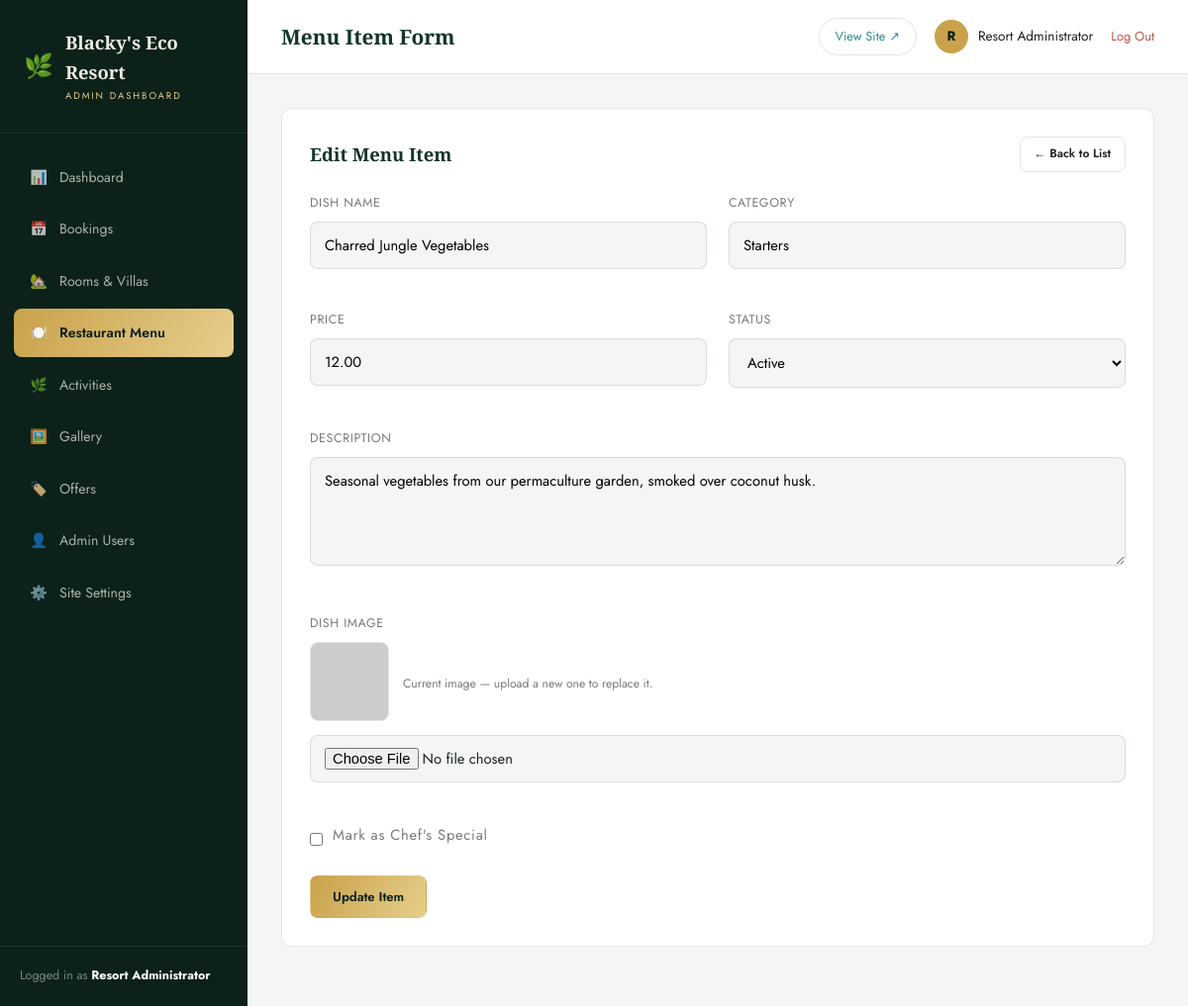
/admin/menu_form.php?id=2 (signed in), run on the app's committed database.
### tables this page shows
CREATE TABLE settings (
  id INT PRIMARY KEY DEFAULT 1,
  site_name VARCHAR(150) NOT NULL DEFAULT "Blacky's Eco Resort",
  tagline VARCHAR(255) NOT NULL DEFAULT 'Barefoot Luxury. Untouched Nature.',
  phone VARCHAR(40) DEFAULT '+1 555 200 3000',
  whatsapp_number VARCHAR(40) DEFAULT '15552003000',
  email VARCHAR(150) DEFAULT 'stay@blackysecoresort.com',
  address VARCHAR(255) DEFAULT 'Isla Verde Coastal Reserve, Costa Esmeralda',
  logo VARCHAR(255) DEFAULT '',
  hero_video VARCHAR(255) DEFAULT '',
  facebook VARCHAR(255) DEFAULT '#',
  instagram VARCHAR(255) DEFAULT '#',
  twitter VARCHAR(255) DEFAULT '#',
  latitude DECIMAL(10,7) DEFAULT 9.9280900,
  longitude DECIMAL(10,7) DEFAULT -84.0907400,
  currency VARCHAR(5) NOT NULL DEFAULT '$',
  meta_description VARCHAR(300) DEFAULT "Blacky's Eco Resort — a barefoot-luxury rainforest and lagoon retreat with treehouse villas, overwater suites and farm-to-table dining.",
  meta_keywords VARCHAR(300) DEFAULT 'eco resort, luxury resort, treehouse villa, sustainable travel, rainforest resort',
  updated_at DATETIME NOT NULL DEFAULT CURRENT_TIMESTAMP ON UPDATE CURRENT_TIMESTAMP
);

CREATE TABLE menu_items (
  id INT AUTO_INCREMENT PRIMARY KEY,
  category VARCHAR(60) NOT NULL,
  name VARCHAR(150) NOT NULL,
  description TEXT,
  price DECIMAL(8,2) NOT NULL DEFAULT 0,
  image VARCHAR(255),
  is_special TINYINT(1) NOT NULL DEFAULT 0,
  status ENUM('active','inactive') NOT NULL DEFAULT 'active',
  created_at DATETIME NOT NULL DEFAULT CURRENT_TIMESTAMP
);

### includes/functions.php (called while the page is built, shortened)
<?php
require_once __DIR__ . '/db.php';
function e(?string $value): string
{
    return htmlspecialchars((string)$value, ENT_QUOTES, 'UTF-8');
}
function get_settings(): array
{
    static $settings = null;
    if ($settings === null) {
        $pdo = get_pdo();
        $stmt = $pdo->query('SELECT * FROM settings WHERE id = 1 LIMIT 1');
        $settings = $stmt->fetch() ?: [];
    }
    return $settings;
}
function resolve_image(?string $value, string $subfolder): string
{
    if (str_starts_with($value, 'http://') || str_starts_with($value, 'https://')) {
        return $value;
    }
    return UPLOAD_URL . '/' . $subfolder . '/' . $value;
}

### includes/auth.php (called while the page is built, shortened)
<?php
require_once __DIR__ . '/functions.php';
function admin_logged_in(): bool
{
    return !empty($_SESSION['admin_id']);
}
function current_admin(): ?array
{
    static $admin = null;
    if ($admin === null) {
        $stmt = get_pdo()->prepare('SELECT id, name, username, email, role FROM admins WHERE id = :id');
        $stmt->execute(['id' => $_SESSION['admin_id']]);
        $admin = $stmt->fetch();
    }
    return $admin;
}

### includes/db.php (called while the page is built, shortened)
<?php
function get_pdo(): PDO
{
    static $pdo = null;
    if ($pdo === null) {
        $dsn = 'mysql:host=' . DB_HOST . ';dbname=' . DB_NAME . ';charset=' . DB_CHARSET;
        try {
            $pdo = new PDO($dsn, DB_USER, DB_PASS, [
                PDO::ATTR_ERRMODE            => PDO::ERRMODE_EXCEPTION,
                PDO::ATTR_DEFAULT_FETCH_MODE => PDO::FETCH_ASSOC,
                PDO::ATTR_EMULATE_PREPARES   => false,
            ]);
        } catch (PDOException $e) {
            if (APP_DEBUG) {
                die('Database connection failed: ' . htmlspecialchars($e->getMessage()));
            }
            die('We are unable to connect right now. Please try again shortly.');
        }
    }
    return $pdo;
}

### admin/menu_form.php (the view, shortened to what this page needs)
<?php
$page_title = 'Menu Item Form';
$active = 'menu';
require_once __DIR__ . '/includes/admin_header.php';
$pdo = get_pdo();
$id = (int)($_GET['id'] ?? 0);
$item = ['id' => 0, 'category' => 'Starters', 'name' => '', 'description' => '', 'price' => '', 'image' => '', 'is_special' => 0, 'status' => 'active'];
if ($id) {
    $stmt = $pdo->prepare('SELECT * FROM menu_items WHERE id = :id'); $stmt->execute(['id' => $id]);
    if ($found = $stmt->fetch()) $item = $found;
}
?>
<div class="panel">
  <div class="panel-head"><h2><?= $id ? 'Edit Menu Item' : 'Add Menu Item' ?></h2><a href="menu.php" class="btn btn-outline btn-sm">← Back to List</a></div>
  <form method="post" enctype="multipart/form-data">
    <div class="form-grid">
      <div class="form-group"><label>Dish Name</label><input type="text" name="name" value="<?= e($item['name']) ?>" required></div>
      <div class="form-group"><label>Category</label><input type="text" name="category" value="<?= e($item['category']) ?>" placeholder="Starters, Main Course, Desserts, Drinks…" required></div>
      <div class="form-group"><label>Price</label><input type="number" step="0.01" min="0" name="price" value="<?= e((string)$item['price']) ?>" required></div>
      <div class="form-group"><label>Status</label><select name="status"><option value="active" <?= $item['status'] === 'active' ? 'selected' : '' ?>>Active</option></select></div>
      <div class="form-group full"><label>Description</label><textarea name="description" required><?= e($item['description']) ?></textarea></div>
      <div class="form-group full">
        <label>Dish Image</label>
        <?php if ($item['image']): ?><div class="current-image"><img src="<?= e(resolve_image($item['image'], 'menu')) ?>" alt=""><span class="form-hint">Current image — upload a new one to replace it.</span></div><?php endif; ?>
        <input type="file" name="image" accept="image/jpeg,image/png,image/webp">
      </div>
      <div class="form-group"><div class="checkbox-row"><input type="checkbox" id="special" name="is_special" <?= $item['is_special'] ? 'checked' : '' ?>><label for="special" style="text-transform:none; font-size:.92rem;">Mark as Chef's Special</label></div></div>
    </div>
    <button type="submit" class="btn btn-gold"><?= $id ? 'Update Item' : 'Create Item' ?></button>
  </form>
</div>
<?php require_once __DIR__ . '/includes/admin_footer.php'; ?>

### admin/includes/admin_header.php (shortened to what this page needs)
<?php
require_once __DIR__ . '/../../includes/functions.php';
require_once __DIR__ . '/../../includes/auth.php';
$admin = current_admin();
$settings = get_settings();
$active = $active ?? '';
$page_title = ($page_title ?? 'Dashboard') . ' | Admin';
$navItems = [
    ['dashboard', 'dashboard.php', '📊', 'Dashboard'],
    ['bookings', 'bookings.php', '📅', 'Bookings'],
    ['rooms', 'rooms.php', '🏡', 'Rooms & Villas'],
    ['menu', 'menu.php', '🍽️', 'Restaurant Menu'],
    ['activities', 'activities.php', '🌿', 'Activities'],
    ['gallery', 'gallery.php', '🖼️', 'Gallery'],
    ['offers', 'offers.php', '🏷️', 'Offers'],
    ['users', 'users.php', '👤', 'Admin Users'],
    ['settings', 'settings.php', '⚙️', 'Site Settings'],
];
?>
<!DOCTYPE html>
<html lang="en">
<head>
<link rel="stylesheet" href="assets/css/admin.css">
</head>
<body>
<div class="app-shell">
  <aside class="sidebar" id="sidebar">
    <div class="sidebar-brand">
      <span class="leaf">🌿</span>
      <div><b><?= e($settings['site_name'] ?? "Blacky's Eco Resort") ?></b><small>Admin Dashboard</small></div>
    </div>
    <nav class="sidebar-nav">
      <?php foreach ($navItems as [$key, $href, $icon, $label]): ?>
        <a href="<?= $href ?>" class="<?= $active === $key ? 'active' : '' ?>"><span class="nav-icon"><?= $icon ?></span> <?= e($label) ?></a>
      <?php endforeach; ?>
    </nav>
    <div class="sidebar-foot">Logged in as <b style="color:#fff;"><?= e($admin['name'] ?? '') ?></b></div>
  </aside>
  <div class="main">
    <header class="topbar">
      <div style="display:flex; align-items:center; gap:16px;">
        <h1><?= e(strtok($page_title, '|')) ?></h1>
      </div>
      <div class="topbar-right">
        <a href="../index.php" target="_blank" class="view-site-link">View Site ↗</a>
        <div class="admin-chip">
          <div class="avatar"><?= e(strtoupper(substr($admin['name'] ?? 'A', 0, 1))) ?></div>
          <span><?= e($admin['name'] ?? '') ?></span>
        </div>
        <a href="logout.php" class="logout-link">Log Out</a>
      </div>
    </header>
    <div class="content">

### data on the page
settings: site_name "Blacky's Eco Resort"
menu_items: name "Charred Jungle Vegetables", category "Starters", price "12.00", status "Active", description "Seasonal vegetables from our permaculture garden, smoked over coconut husk."

### other printed values
$icon "📊"
$label "Dashboard"
$icon "📅"
$label "Bookings"
$icon "🏡"
$label "Rooms & Villas"
$icon "🍽️"
$label "Restaurant Menu"
$icon "🌿"
$label "Activities"
$icon "🖼️"
$label "Gallery"
$icon "🏷️"
$label "Offers"
$icon "👤"
